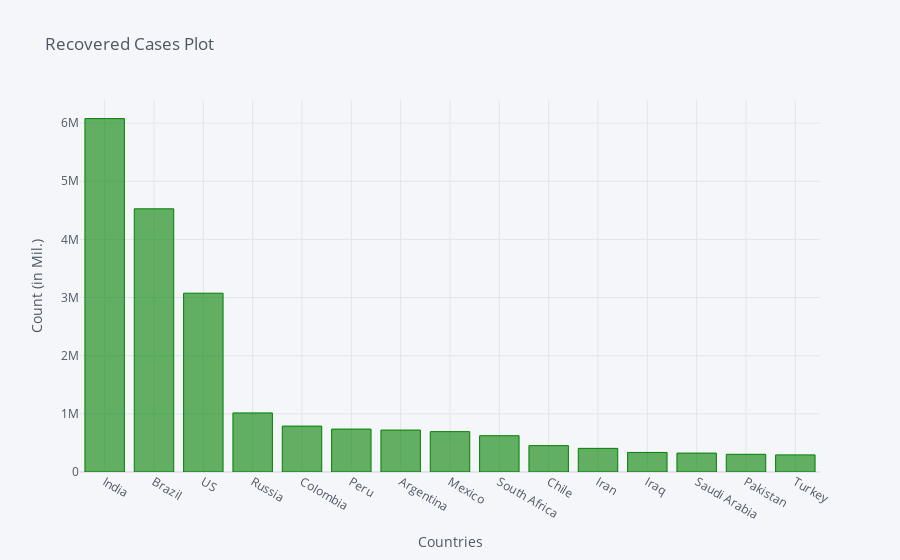

The code cell stored with this chart in its notebook:
### Code cell
recovered_df2_plot.iplot(kind='bar', x='Country/Region', y='10/11/20',color='green',
                         title='Recovered Cases Plot',xTitle='Countries',yTitle='Count (in Mil.)')

### Figure 1 — Plotly figure (JSON) as saved in the notebook; plotly's stock layout.template omitted (floating-point values rounded to 4 significant figures)
{"data": [{"marker": {"color": "rgba(0, 128, 0, 0.6)", "line": {"color": "rgba(0, 128, 0, 1.0)", "width": 1}}, "name": "10/11/20", "orientation": "v", "text": "", "type": "bar", "x": ["India", "Brazil", "US", "Russia", "Colombia", "Peru", "Argentina", "Mexico", "South Africa", "Chile", "Iran", "Iraq", "Saudi Arabia", "Pakistan", "Turkey"], "y": [6077976, 4526393, 3075077, 1016120, 789787, 738189, 721380, 694214, 623765, 453352, 406389, 336157, 325330, 304185, 294357]}], "layout": {"legend": {"bgcolor": "#F5F6F9", "font": {"color": "#4D5663"}}, "paper_bgcolor": "#F5F6F9", "plot_bgcolor": "#F5F6F9", "title": {"font": {"color": "#4D5663"}, "text": "Recovered Cases Plot"}, "xaxis": {"gridcolor": "#E1E5ED", "showgrid": true, "tickfont": {"color": "#4D5663"}, "title": {"font": {"color": "#4D5663"}, "text": "Countries"}, "zerolinecolor": "#E1E5ED"}, "yaxis": {"gridcolor": "#E1E5ED", "showgrid": true, "tickfont": {"color": "#4D5663"}, "title": {"font": {"color": "#4D5663"}, "text": "Count (in Mil.)"}, "zerolinecolor": "#E1E5ED"}}}
